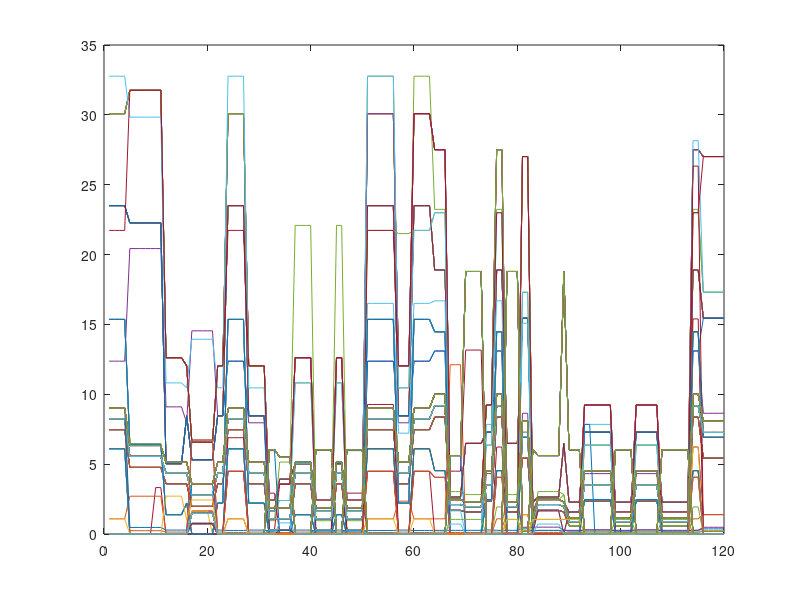

Write MATLAB code to recreate this figure.
close all; clear all;
addpath('./data/')
load spacetug_vasc.mat
load spacetug_transition_matrices.mat

% From Matt Fitzgerald's Masters Thesis
% For Space Tug, eras were constructed according to the following rules:
% 1. Epochs are chosen with a random user (mission type)
% 2. Epochs have a duration selected via a discrete uniform random distribution from 1 to 12
% months
% 3. The technology context variable starts at ?present? and transitions to ?future? at a random
% point after 5 years
% 4. The total era length is 10 years

tfinal = 10*12; % [months] (10 years * 12)
t1 = 1; t2 = 1; % initial sim indeces
num_designs = 384;
mau_out = zeros(num_designs, tfinal);
fpn_out = zeros(num_designs, tfinal);

A = [];
change_execution = zeros(384,384);
for kk = 1:1000
    design_nums = 1:384;
    while t2<tfinal

        % choose duration 1 - 12 months
        %duration = 6; % [months] for now assume fixed at 6
        duration = randi(6,1);

        % Compute start and stop time for this interval
        t1 = t2;
        t2 = t2 + duration - 1;
        if t2>tfinal
            t2 = tfinal;
        end

        % choose random mission 1-8
        % mission = 1; % [1-8] assume mission 1 for now
        mission = randi(8,1);

        % if t > 5 years (60 months), change context to future
        % context = 1; % [1-2] assume context 1 for now
        if t1>(5*12)
            context = 2;
            A_cost = A_cost_future;
        else
            context = 1;
            A_cost = A_cost_present;
        end

        epoch_num = ((context-1)*8)+mission;

        % Check to see if any of the designs ever go invalid and execute the
        % survive strategy if so
        % idx = find(fpn(design_nums,mission,context)>100);
        idx = design_nums;
        if ~isempty(idx)
            for ii = 1:length(idx)
                source_design = design_nums(idx(ii));
                % find available transitions for this design and choose the one
                % with the FPN closest to zero
                candidate_target_designs = find(A_cost(source_design,:)~=0);
                if ~isempty(candidate_target_designs)
                   min_fpn = min(fpn(candidate_target_designs,mission,context));
                    if min_fpn<101
                        % FIXME - what should we do if this returns 2 equally
                        % cheap minimum paths
                        idx2 = find(fpn(candidate_target_designs,mission,context) == min_fpn,1);
                        target_design = candidate_target_designs(idx2);
                        design_nums(source_design) = target_design;
                        change_execution(source_design, target_design) = ...
                        change_execution(source_design, target_design)+1;
                    end
                else
                    disp('No reachable target designs');
                    % for space tug there are no families of single designs so
                    % there will always be targets, but run this check just in case                
                end
            end
        end
        %figure(100); plot(design_nums,'o')
        %pause(0.1)
        idx_now = find(fpn(design_nums,mission,context)>100);
        %disp(sprintf('Were %i invalids, now %i',length(idx),length(idx_now)));

        % Output time histories for each of the 384 starting designs include:
        % MAU, FPN, and what if any change option was executed
        mau_out(1:384,t1:t2) = repmat(mau(design_nums,mission,context),1,t2-t1+1);
        fpn_out(1:384,t1:t2) = repmat(fpn(design_nums,mission,context),1,t2-t1+1);

        %idx = find(fpn(:,mission,context)>100);
        A = [A, [1:384;t1*ones(1,384);fpn(:,mission,context)']];
        if t2==tfinal
            A = [A, [1:384;t2*ones(1,384);fpn(:,mission,context)']];
        end

    end
end
keyboard
%% Era Metrics for FPN
fpn_expedience       = sum(fpn_out(:,1:(tfinal/2))')./sum(fpn_out(:,1:(tfinal))');
fpn_variability      = sum(abs((fpn_out(:,2:end) - fpn_out(:,1:end-1))'));
fpn_average          = sum(fpn_out')/(tfinal);
fpn_max_instant_fall = min((fpn_out(:,2:end) - fpn_out(:,1:end-1))');
fpn_max_instant_rise = max((fpn_out(:,2:end) - fpn_out(:,1:end-1))');
fpn_range            = range(fpn_out');

B = [A;...
    fpn_expedience(A(1,:));...
    fpn_variability(A(1,:));...
    fpn_average(A(1,:));...
    fpn_max_instant_fall(A(1,:));...
    fpn_max_instant_rise(A(1,:));...
    fpn_range(A(1,:))];

for ii = 1:num_designs
    idx = find(fpn_out(ii,:)>100);
    ever_invalid(ii) = 1;
    if ~isempty(idx)
        idx2 = find(A(1,:)==ii);
        A(:,idx2) = [];
        B(:,idx2) = [];
    else
        ever_invalid(ii) = 0;
        plot(fpn_out(ii,:))
        hold on;
    end
end

% A = [fpn_expedience',fpn_variability',fpn_average',fpn_max_instant_fall',fpn_max_instant_rise',fpn_range',ever_invalid'];
% csvwrite('junk.csv',A);